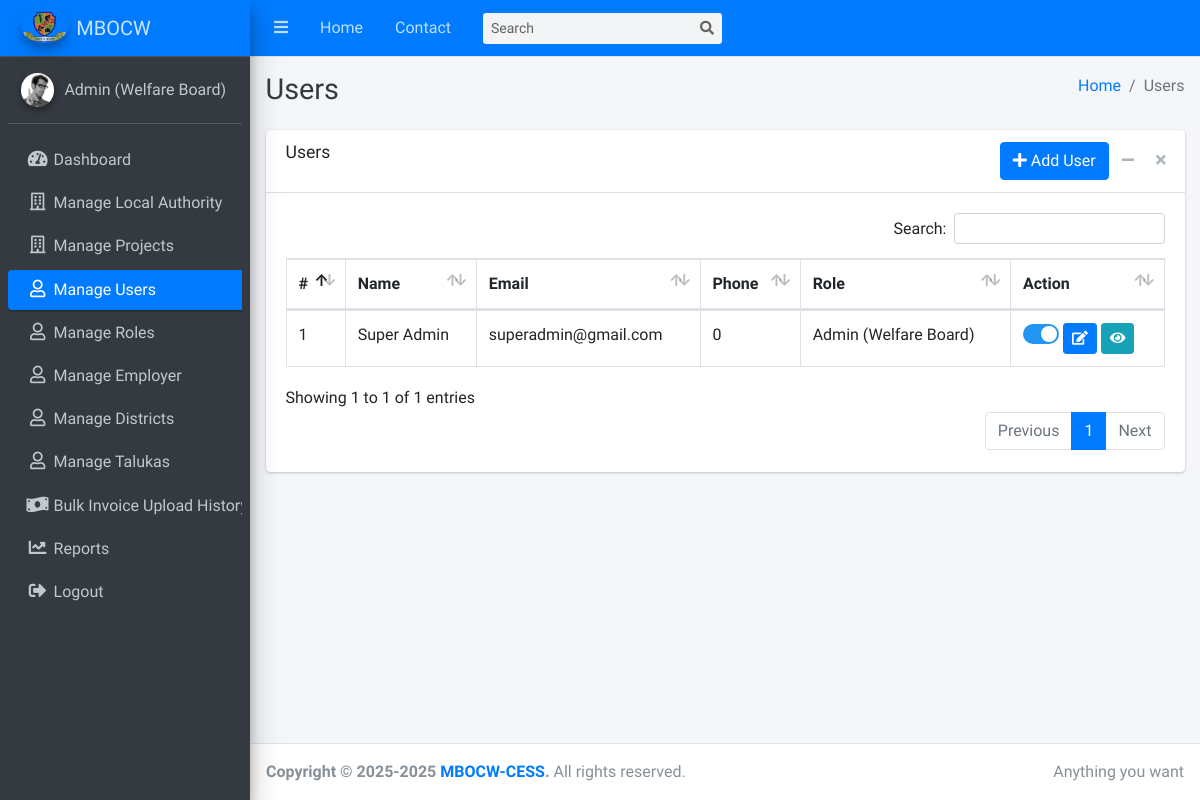
The page /dashboard/users.php (signed in) on the database as committed earlier.
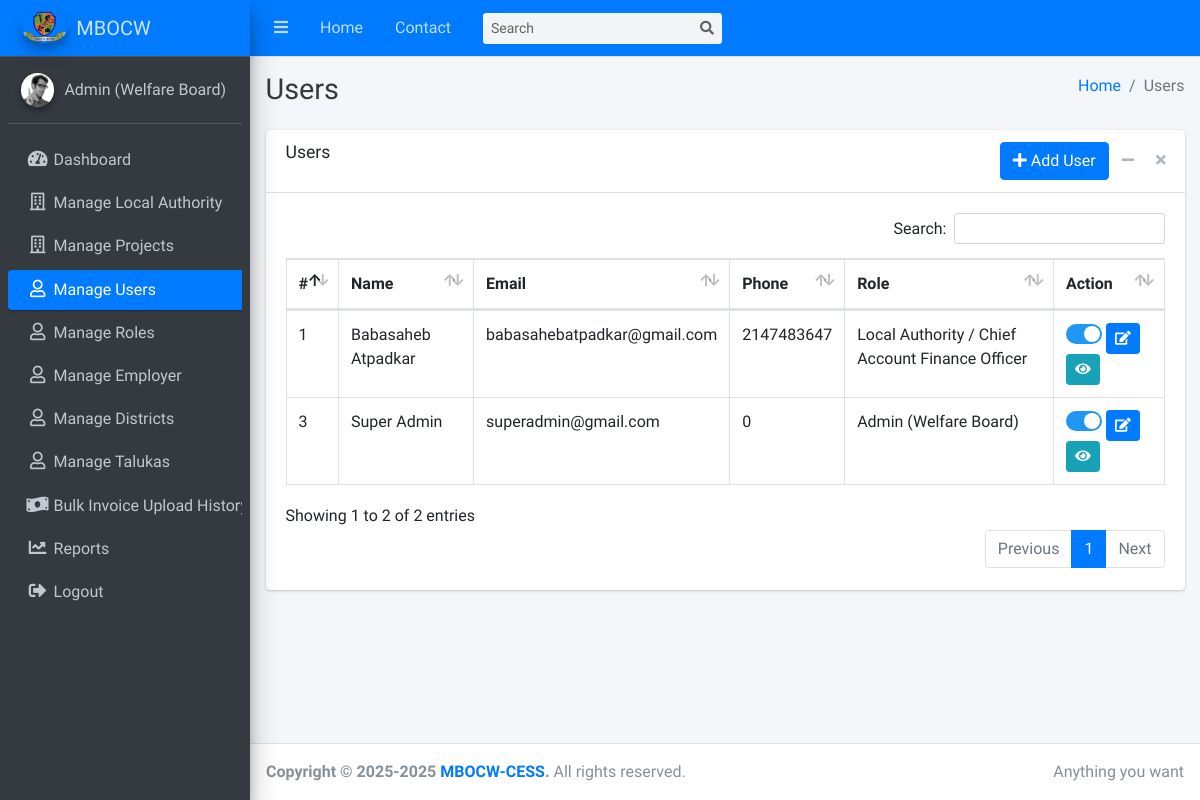
The same page on the database as committed later.
### tables this page shows
CREATE TABLE IF NOT EXISTS `users` (
  `id` int NOT NULL AUTO_INCREMENT,
  `name` varchar(255) NOT NULL,
  `email` text NOT NULL,
  `password` text NOT NULL,
  `phone` int NOT NULL,
  `gender` enum('M','F','O') NOT NULL,
  `state_id` int NOT NULL,
  `district_id` int NOT NULL,
  `taluka_id` int NOT NULL,
  `village_id` int NOT NULL,
  `address` text NOT NULL,
  `role` int NOT NULL,
  `gstn` varchar(20) NOT NULL,
  `pancard` varchar(10) NOT NULL,
  `aadhaar` varchar(12) NOT NULL,
  `is_active` int NOT NULL COMMENT '1=active, 2=inactive, 3=deleted',
  `created_at` datetime NOT NULL DEFAULT CURRENT_TIMESTAMP,
  PRIMARY KEY (`id`)
);

CREATE TABLE IF NOT EXISTS `roles` (
  `id` int NOT NULL AUTO_INCREMENT,
  `name` varchar(255) NOT NULL,
  `description` text NOT NULL,
  `is_active` int NOT NULL COMMENT '1=active, 2=inactive, 3=deleted	',
  `created_at` datetime NOT NULL DEFAULT CURRENT_TIMESTAMP,
  PRIMARY KEY (`id`)
);

### dashboard/users.php (the view, shortened to what this page needs)
<?php
require_once '../config/db.php';
?>
<!DOCTYPE html>
<html lang="en">
<head>
  <link rel="stylesheet" href="../plugins/fontawesome-free/css/all.min.css">
  <link rel="stylesheet" href="../plugins/datatables-bs4/css/dataTables.bootstrap4.min.css">
  <link rel="stylesheet" href="../plugins/datatables-responsive/css/responsive.bootstrap4.min.css">
  <link rel="stylesheet" href="../dist/css/adminlte.min.css">
</head>
<body class="hold-transition sidebar-mini">
<div class="wrapper">
  <?php include('includes/navbar.php'); ?>
  <?php include('includes/sidebar.php'); ?>
  <div class="content-wrapper">
    <div class="content-header">
      <div class="container-fluid">
        <div class="row mb-2">
          <div class="col-sm-6">
            <h1 class="m-0 text-dark">Users</h1>
          </div>
          <div class="col-sm-6">
            <ol class="breadcrumb float-sm-right">
              <li class="breadcrumb-item"><a href="#">Home</a></li>
              <li class="breadcrumb-item active">Users</li>
            </ol>
          </div>
        </div>
      </div>
    </div>
    <div class="content">
        <div class="container-fluid">
            <div class="card">
            <div class="card-header">
                <h3 class="card-title">Users</h3>
                <div class="card-tools">
                    <a href="add-local-authority.php" class="btn btn-primary" ><i class="fas fa-plus"></i> Add User</a>
                    <button type="button" class="btn btn-tool" data-card-widget="collapse" data-toggle="tooltip" title="Collapse"><i class="fas fa-minus"></i></button>
                    <button type="button" class="btn btn-tool" data-card-widget="remove" data-toggle="tooltip" title="Remove"><i class="fas fa-times"></i></button>
                </div>
            </div>
            <div class="card-body">
                <table id="example1" class="table table-bordered">
                    <thead>
                        <tr>
                            <th>#</th>
                            <th>Name</th>
                            <th>Email</th>
                            <th>Phone</th>
                            <th>Role</th>
                            <th>Action</th>
                        </tr>
                    </thead>
                    <tbody>
                        <?php
                        $sql = "
                            SELECT
                                u.id, u.name, u.email, u.phone, u.is_active, u.role,
                                r.name AS role_name
                            FROM users u
                            LEFT JOIN roles r ON r.id = u.role
                            ORDER BY u.id DESC
                        ";
                        $result = mysqli_query($conn, $sql);
                        $sr = 1;
                        if (mysqli_num_rows($result) > 0) {
                            while ($row = mysqli_fetch_assoc($result)) {
                                $isActive = ($row['is_active'] == 1) ? 'checked' : '';
                                $statusText = ($row['is_active'] == 1) ? 'Active' : 'Inactive';
                                echo "<tr>";
                                echo "<td>".$sr++."</td>";
                                echo "<td>".htmlspecialchars($row['name'])."</td>";
                                echo "<td>".htmlspecialchars($row['email'])."</td>";
                                echo "<td>".htmlspecialchars($row['phone'])."</td>";
                                echo "<td>".htmlspecialchars($row['role_name'])."</td>";
                                echo "<td>
                                        <label class='switch' title='$statusText'><input type='checkbox' data-id='{$row['id']}' id='activeToggle' onclick='return confirm(\"Are you sure you want to perform this action?\");' {$isActive}><span class='slider round'></span></label>
                                        <a href='edit-user.php?id=".$row['id']."' class='btn btn-sm btn-primary'><i class='fas fa-edit'></i></a>
                                        <a href='view-user.php?id=".$row['id']."' class='btn btn-sm btn-info' ><i class='fas fa-eye'></i></a>
                                    </td>";
                                echo "</tr>";
                                $sr++;
                            }
                        } else {
                            echo "<tr><td colspan='6' class='text-center'>No Users found</td></tr>";
                        }
                        ?>
                    </tbody>
                </table>
            </div>
          </div>
        </div>
    </div>
  </div>
  <?php include('includes/footer.php'); ?>
</div>
</body>
</html>

Rows that differ between the two databases and show on the page:
added users: name "Babasaheb Atpadkar", email "babasahebatpadkar@gmail.com", phone "2147483647", roles.name "Local Authority / Chief Account Finance Officer"
Other text that changed with them:
text written by a page script: "Search: Showing 1 to 1 of 1 entries Previous 1 Next" → "Search: Showing 1 to 2 of 2 entries Previous 1 Next"
